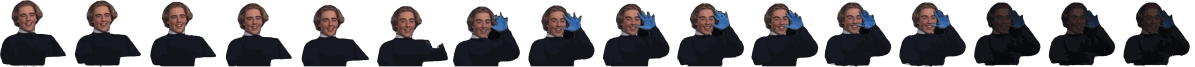
#> input picture img/ben-wave.png, 3584 x 200 px (shown at 1/3 size)
$ python -i ben-sprite.py   (imports and definitions only)
#> lines starting #> are read from the running program, lines starting #| are printed output that depends on the picture; after the words box and inside, x2 and y2 are one past the last pixel; in counts of white or black regions, pixels touching at a corner belong together
#> further down, picture is the input picture: PIL image 3584x200 P; mean R, G, B, A 21.2, 19, 21.6, 131
"""Makes img/ben-wave.png: Ben waving, cut out of media/ben-wave.mp4, as one strip of frames for funny mode
(js/funny.js animates it with CSS steps()).

The video has a black background, but Ben's jumper is a very dark navy (about 30,28,35), so keying out every dark
pixel would eat the jumper. Instead the black is flood-filled in from the edges of each frame: only black that
touches the outside becomes see-through.

Needs ffmpeg (or `pip install imageio-ffmpeg`) and Pillow (`pip install pillow`).
Run from the repo root:  python3 tools/ben-sprite.py
"""
import os, shutil, subprocess, sys, tempfile
from collections import deque
from PIL import Image, ImageFilter

SRC = "media/ben-wave.mp4"
OUT = "img/ben-wave.png"
FRAME_H = 200          # pixels high per frame (shown at about 100 px, so sharp on a retina screen)
EVERY = 2              # keep every 2nd frame: 16 frames, about 15 a second
BLACK = 14             # a pixel counts as background when its brightest channel is at most this


def ffmpeg_exe():
    exe = shutil.which("ffmpeg")
    if exe:
        return exe
    try:
        import imageio_ffmpeg
        return imageio_ffmpeg.get_ffmpeg_exe()
    except ImportError:
        sys.exit("Needs ffmpeg: install it, or run  pip install imageio-ffmpeg")


def cut_out(im):
    """Flood-fill the black background in from the edges; returns an RGBA image."""
    im = im.convert("RGB")
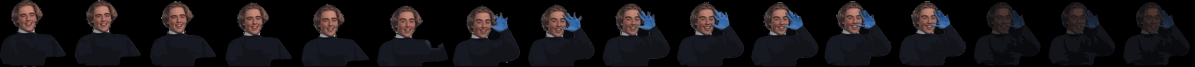
#> im: PIL image 3584x200 RGB (shown at 1/3 size); mean R, G, B 21.2, 19, 21.6
    w, h = im.size
#> w = 3584; h = 200
    px = im.load()
    bg = bytearray(w * h)
    q = deque()

    def seed(x, y):
        i = y * w + x
        if not bg[i] and max(px[x, y]) <= BLACK:
            bg[i] = 1
            q.append((x, y))

    for x in range(w):
        seed(x, 0)
        seed(x, h - 1)
    for y in range(h):
        seed(0, y)
        seed(w - 1, y)
    while q:
        x, y = q.popleft()
        for nx, ny in ((x + 1, y), (x - 1, y), (x, y + 1), (x, y - 1)):
            if 0 <= nx < w and 0 <= ny < h:
                seed(nx, ny)
    alpha = Image.new("L", (w, h))
#> alpha: PIL image 3584x200 L; every value is 0
    alpha.putdata([0 if b else 255 for b in bg])
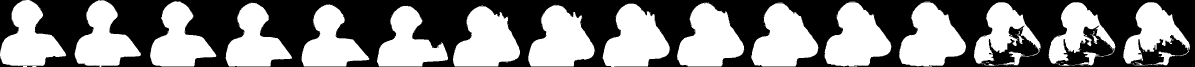
#> alpha: PIL image 3584x200 L (shown at 1/3 size); 49.4% white; 274 white regions (248 under 20 px), largest, box (x1, y1, x2, y2) and area: (2031, 9, 2232, 199) 25214, (1808, 11, 2009, 200) 25132, (2698, 7, 2898, 199) 24978
    # soften the edge by a pixel so it doesn't look jagged
    alpha = alpha.filter(ImageFilter.MinFilter(3)).filter(ImageFilter.GaussianBlur(1))
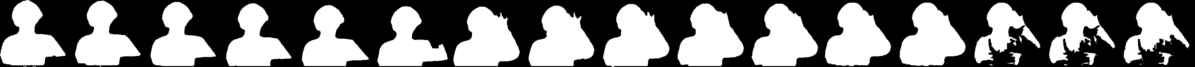
#> alpha: PIL image 3584x200 L (shown at 1/3 size); min 0, max 255, mean 119.6
    out = im.convert("RGBA")
    out.putalpha(alpha)
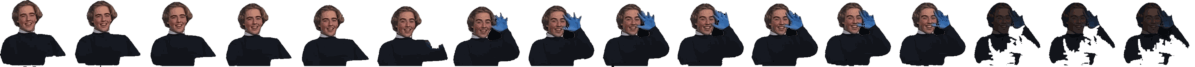
#> out: PIL image 3584x200 RGBA (shown at 1/3 size); mean R, G, B, A 21.2, 19, 21.6, 119.6; transparent parts drawn white
    return out


def main():
    tmp = tempfile.mkdtemp()
    try:
        subprocess.run([ffmpeg_exe(), "-v", "error", "-y", "-i", SRC, os.path.join(tmp, "f%03d.png")], check=True)
        names = sorted(n for n in os.listdir(tmp) if n.endswith(".png"))[::EVERY]
        frames = [cut_out(Image.open(os.path.join(tmp, n))) for n in names]
    finally:
        shutil.rmtree(tmp, ignore_errors=True)
    # one crop box for every frame (the union of what's left), so Ben doesn't jump about
    boxes = [f.getchannel("A").point(lambda a: 255 if a > 8 else 0).getbbox() for f in frames]
    boxes = [b for b in boxes if b]
    box = (min(b[0] for b in boxes), min(b[1] for b in boxes), max(b[2] for b in boxes), max(b[3] for b in boxes))
    frames = [f.crop(box) for f in frames]
    fw = round(frames[0].width * FRAME_H / frames[0].height)
    frames = [f.resize((fw, FRAME_H), Image.LANCZOS) for f in frames]
    sheet = Image.new("RGBA", (fw * len(frames), FRAME_H), (0, 0, 0, 0))
    for i, f in enumerate(frames):
        sheet.paste(f, (i * fw, 0))
    sheet = sheet.quantize(colors=256, method=Image.FASTOCTREE, dither=Image.NONE)
    sheet.save(OUT, optimize=True)
    print(f"{OUT}: {len(frames)} frames of {fw}x{FRAME_H}, {os.path.getsize(OUT) // 1024} KB")


# [2 lines not run here, left out]

>>> from PIL import Image
>>> picture = Image.open('../img/ben-wave.png')
>>> result = cut_out(picture)

$ run again, on img/tom-aid-ping.png
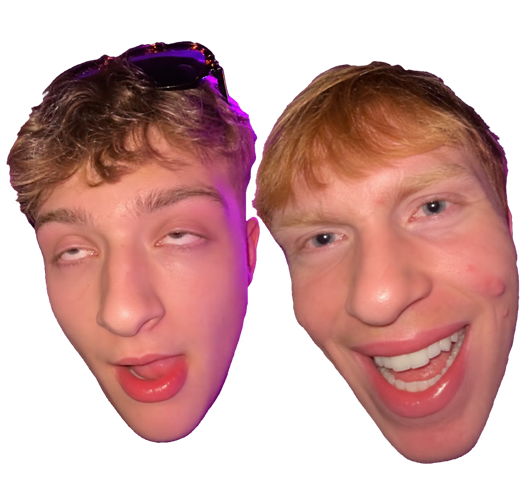
#> input picture img/tom-aid-ping.png, 520 x 478 px
#> picture is the input picture: PIL image 520x478 RGBA; mean R, G, B, A 102.3, 58.1, 55.2, 150.5
#> in cut_out, `alpha.putdata([0 if b else 255 for b in bg])`:
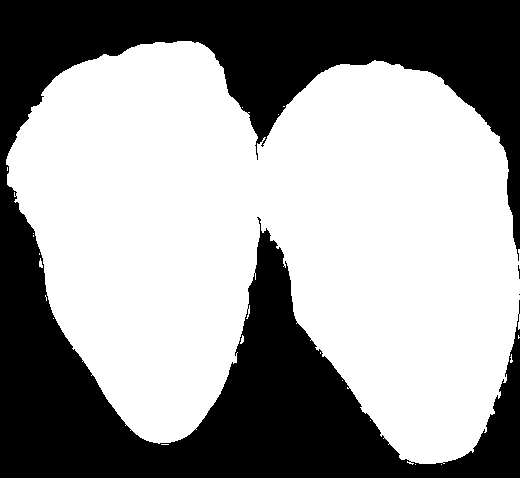
#> alpha: PIL image 520x478 L; 60.5% white; 3 black regions (2 under 20 px), largest, box (x1, y1, x2, y2) and area: (0, 0, 520, 478) 98114
#> in cut_out, `out.putalpha(alpha)`:
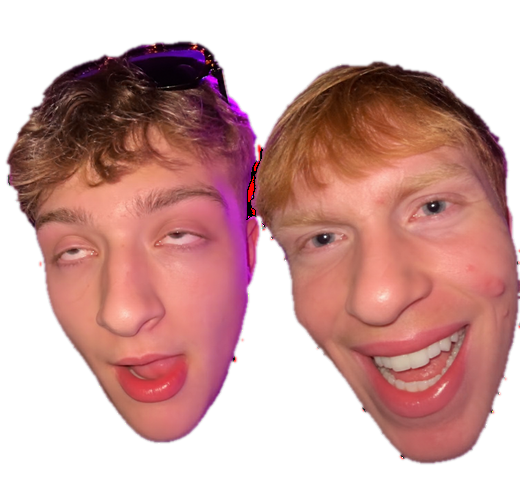
#> out: PIL image 520x478 RGBA; mean R, G, B, A 102.3, 58.1, 55.2, 151.3; transparent parts drawn white
